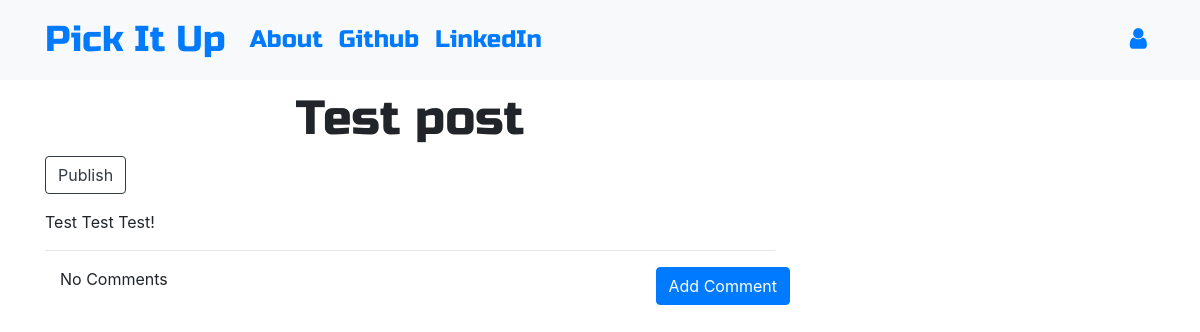
The page /post/2 on the database as committed earlier.
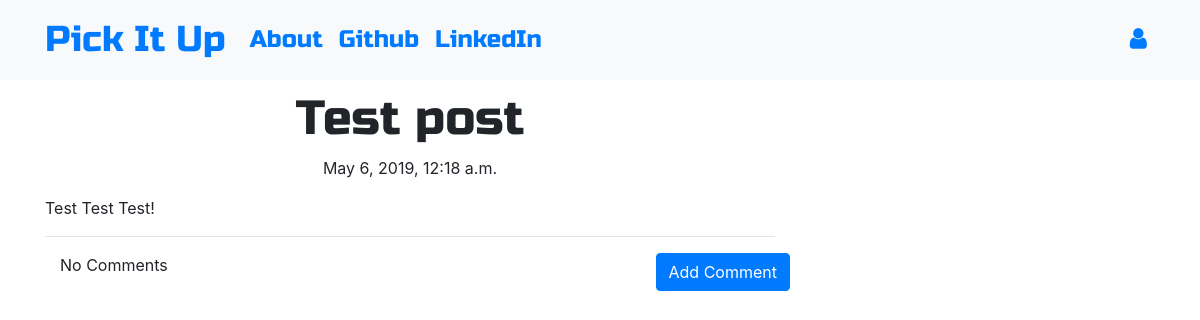
The same page on the database as committed later.
### blog/models.py (models this page shows, shortened)
class Post(models.Model):
    author = models.ForeignKey("auth.User", on_delete=models.CASCADE)
    title = models.CharField(max_length=100)
    text = models.TextField()  # no max length to cap blogpost
    created_date = models.DateTimeField(
        default=timezone.now, auto_now=False, auto_now_add=False)
    published_date = models.DateTimeField(
        blank=True, null=True, auto_now=False, auto_now_add=False)  # field can be blank or null in case we don't publish or leave it off entirely
    def publish(self):
        self.published_date = timezone.now()
        self.save()

### blog/views.py (the view)
# urls.py: path('post/<int:pk>', views.PostDetailView.as_view(), name='post_detail'),
class PostDetailView(DetailView):
    model = Post

### blog/templates/blog/post_detail.html (shortened to what this page needs)
{% extends 'blog/base.html'%}
{% block content %}
<h1 class="posttitle loader">{{post.title}}</h1>
{% if post.published_date %}
<div class="date postdate">{{post.published_date}}</div>
{% else %}
<a class="btn btn-outline-dark" href="{% url 'post_publish' pk=post.pk %}">Publish</a>
{% endif %}
<p class="postcontent">{{post.text|safe|linebreaksbr}}</p>
<hr>
<a class="btn btn-primary btn-comment loader" href="{% url 'add_comment_to_post' pk=post.pk %}">Add Comment</a>
<div class="container">
    {% for comment in post.comments.all %}
    <br>
    {% if user.is_authenticated or comment.approved_comment %}
    {{comment.created_date}}
    {% if not comment.approved_comment %}
    <a class="btn btn-primary loader" href="{% url 'comment_approve' pk=comment.pk %}">
        <span class="glyphicon glyphicon-ok"></span>
    </a>
    <a class="btn btn-primary loader" href="{% url 'comment_remove' pk=comment.pk %}">
        <span class="glyphicon glyphicon-remove"></span>
    </a>
    {% endif %}
    <p>{{comment.text|safe|linebreaks}}</p>
    <p>Posted By: <strong>{{comment.author}}</strong></p>
    {% endif %}
    {% empty %}
    <p>No Comments</p>
    {% endfor %}
</div>
{% endblock %}

Rows that differ between the two databases and show on the page:
changed Post "Test post": published_date (not shown) → "May 6, 2019, 12:18 a.m."
Other text that changed with them:
text no longer shown: "Publish"
